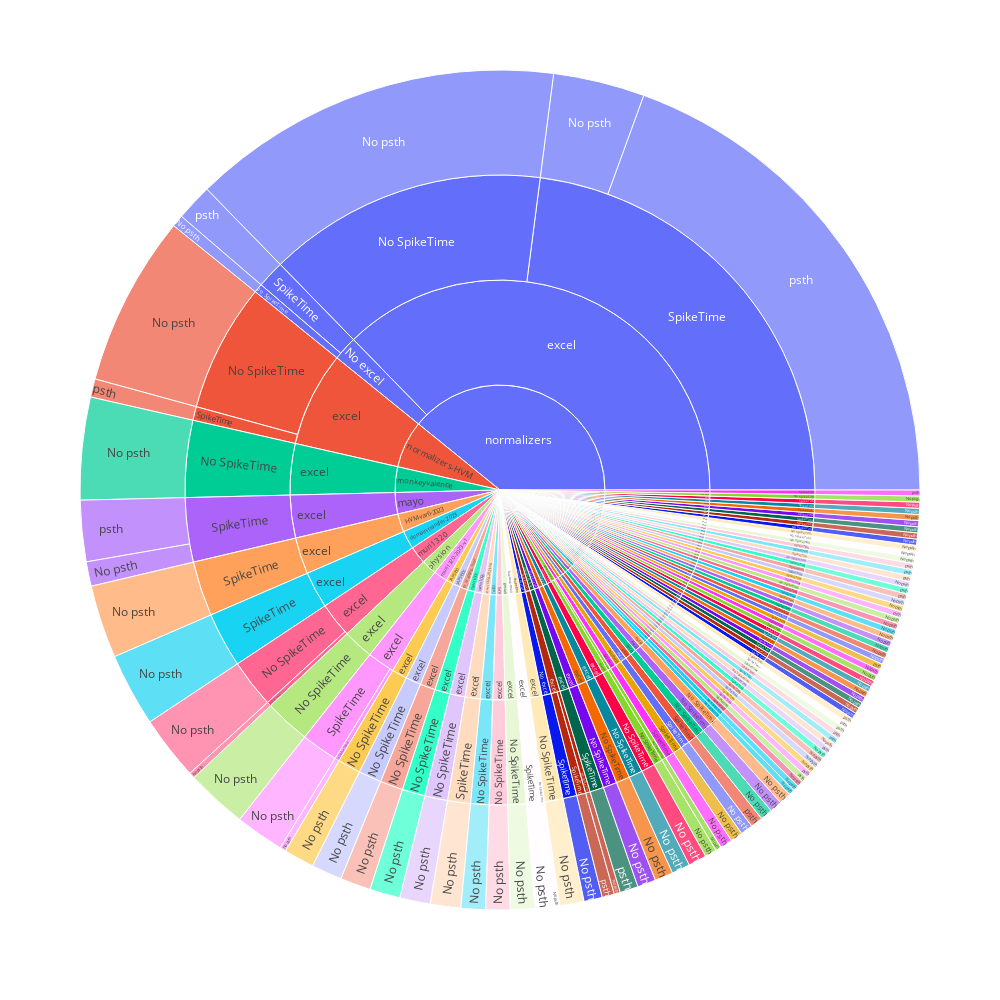

The notebook cell saved with this chart:
### Code cell
import plotly.express as px
# df = df_.drop([259:259])
df_plot = df_
df_plot['Has SpikeTime'].replace({0: 'No SpikeTime', 1:'SpikeTime'}, inplace=True)
df_plot['Has h5'].replace({0: 'No psth', 1:'psth'}, inplace=True)
df_plot['Has Excel'].replace({0: 'No excel', 1:'excel'}, inplace=True)
fig = px.sunburst(df_plot, path=['ImageSet', 'Has Excel', 'Has SpikeTime', 'Has h5'], values='date', width=1000, height=1000)
fig.show()
# df

### Figure 1 — Plotly figure (JSON) as saved in the notebook; plotly's stock layout.template omitted (floating-point values rounded to 4 significant figures; data arrays with more than 128 entries replaced by an {"elided": "..."} marker saying what was removed)
{"data": [{"branchvalues": "total", "domain": {"x": [0, 1], "y": [0, 1]}, "hovertemplate": "labels=%{label}<br>date=%{value}<br>parent=%{parent}<br>id=%{id}<extra></extra>", "ids": {"elided": "381 str values"}, "labels": {"elided": "381 str values"}, "name": "", "parents": {"elided": "381 str values"}, "type": "sunburst", "values": {"elided": "381 int values"}}], "layout": {"height": 1000, "legend": {"tracegroupgap": 0}, "margin": {"t": 60}, "width": 1000}}
